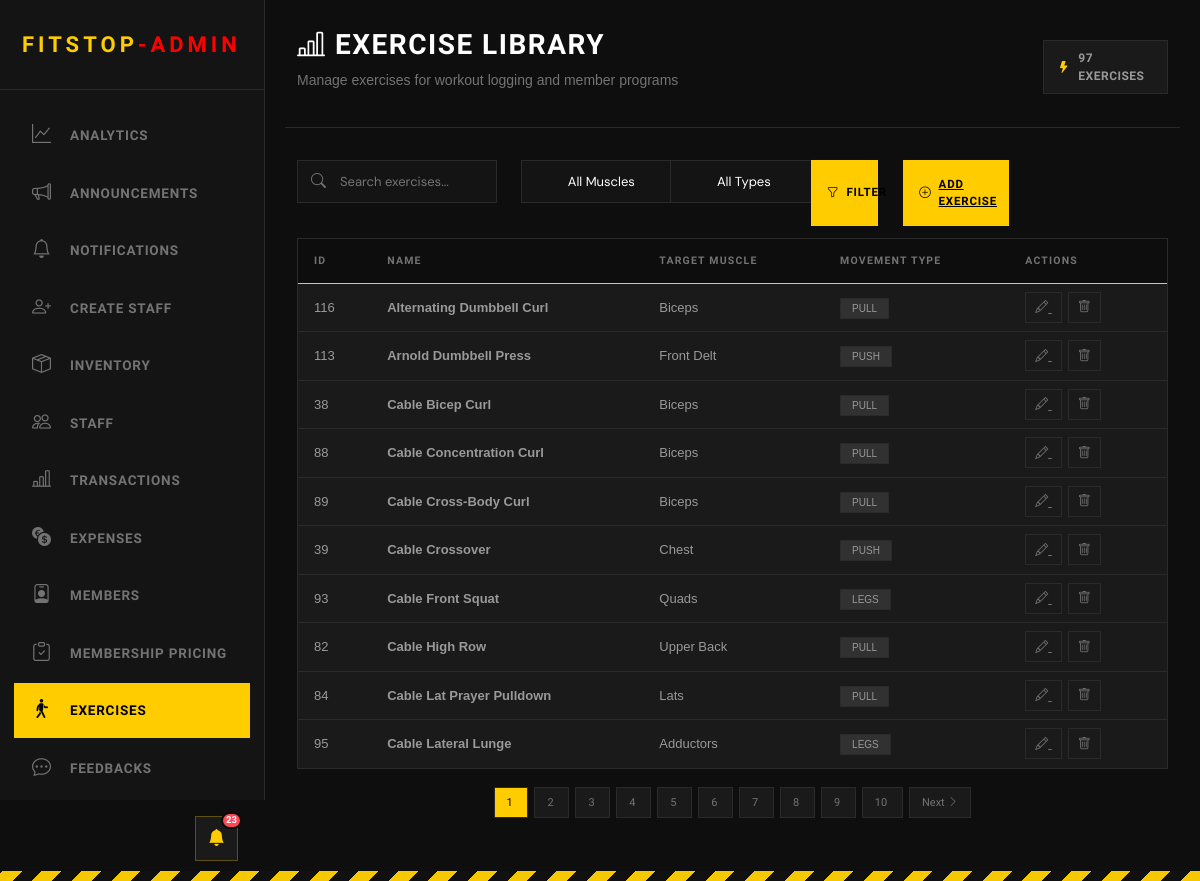
Page /admin/exercises.php (signed in) on the committed database.
### tables this page shows
CREATE TABLE exercises (
    exercise_id INTEGER PRIMARY KEY AUTOINCREMENT,
    name TEXT NOT NULL,
    target_muscle TEXT
, "movement_type" text NOT NULL);

### admin/exercises.php (the view, shortened to what this page needs)
<?php
include('../Login/connection.php');
$page = isset($_GET['page']) ? max(1, (int) $_GET['page']) : 1;
$records_per_page = 10;
$offset = ($page - 1) * $records_per_page;
$search = isset($_GET['search']) ? trim($_GET['search']) : '';
$target_muscle = isset($_GET['target_muscle']) ? trim($_GET['target_muscle']) : '';
$movement_type = isset($_GET['movement_type']) ? trim($_GET['movement_type']) : '';
$where = [];
$params = [];
$where_clause = count($where) > 0 ? 'WHERE ' . implode(' AND ', $where) : '';
$total_stmt = $pdo->prepare("SELECT COUNT(*) as total FROM exercises $where_clause");
$total_stmt->execute($params);
$total_records = (int) $total_stmt->fetch(PDO::FETCH_ASSOC)['total'];
$total_pages = max(1, (int) ceil($total_records / $records_per_page));
$query = "SELECT exercise_id, name, target_muscle, movement_type FROM exercises $where_clause ORDER BY name ASC LIMIT :limit OFFSET :offset";
$stmt = $pdo->prepare($query);
$stmt->bindValue(':limit', $records_per_page, PDO::PARAM_INT);
$stmt->bindValue(':offset', $offset, PDO::PARAM_INT);
$stmt->execute();
$exercises = $stmt->fetchAll(PDO::FETCH_ASSOC);
?>
<!DOCTYPE html>
<html>
<head>
    <link rel="stylesheet" href="https://cdnjs.cloudflare.com/ajax/libs/font-awesome/6.4.0/css/all.min.css">
    <link rel="stylesheet" href="https://cdn.jsdelivr.net/npm/bootstrap-icons@1.11.0/font/bootstrap-icons.css">
    <link href="https://cdn.jsdelivr.net/npm/bootstrap@5.3.8/dist/css/bootstrap.min.css" rel="stylesheet"
>
</head>
<body>
    <?php include('includes/header_admin.php'); ?>
    <div class="main-content">
        <div class="topbar row">
            <div class="topbar-left col-sm-12 col-xl-6">
                <h1><i class="bi bi-bar-chart-line"></i> Exercise Library</h1>
                <p>Manage exercises for workout logging and member programs</p>
            </div>
            <div class="topbar-right col-sm-12 col-xl-2 col-xl-offset-4">
                <div class="topbar-badge">
                    <i class="bi bi-lightning-fill"></i>
                    <span><?php echo $total_records; ?> Exercises</span>
                </div>
            </div>
        </div>
        <section>
            <div>
                <form method="GET" class="reveal-right">
                    <div class="row my-2">
                        <div class="col-sm-12 col-xl-3 my-1">
                            <div class="search-wrapper" style="min-width: 200px;">
                                <i class="bi bi-search search-icon"></i>
                                <input type="text" name="search" class="search-input" placeholder="Search exercises..."
                                    maxlength="30" value="<?php echo htmlspecialchars($search); ?>">
                            </div>
                        </div>
                        <div class="col-sm-12 col-xl-2 my-1">
                            <select name="target_muscle" class="search-input" style="min-width: 200px;">
                                <option value="">All Muscles</option>
                            </select>
                        </div>
                        <div class="col-sm-12 col-xl-2 my-1">
                            <select name="movement_type" class="search-input" style="min-width: 200px;">
                                <option value="">All Types</option>
                            </select>
                        </div>
                        <div class="col-sm-12 col-xl-1 col-xl-offset-1 d-flex justify-content-center p-1">
                            <button type="submit" class="search-btn col-sm-9 col-xl-12 p-3">
                                <i class="bi bi-funnel"></i> Filter
                            </button>
                        </div>
                        <div class="col-sm-12 col-xl-2 d-flex justify-content-center p-1">
                            <a href="add_exercise.php" class="add-btn col-9 p-3 ">
                                <i class="bi bi-plus-circle"></i> Add Exercise
                            </a>
                        </div>
                    </div>
                </form>
            </div>
            <div class="inventory-table">
                <table>
                    <thead>
                        <tr>
                            <th>ID</th>
                            <th>Name</th>
                            <th>Target Muscle</th>
                            <th>Movement Type</th>
                            <th>Actions</th>
                        </tr>
                    </thead>
                    <tbody>
                        <?php if (count($exercises) > 0): ?>
                            <?php foreach ($exercises as $row): ?>
                                <tr class="reveal">
                                    <td><?php echo (int) $row['exercise_id']; ?></td>
                                    <td><strong><?php echo htmlspecialchars($row['name']); ?></strong></td>
                                    <td><?php echo htmlspecialchars($row['target_muscle']); ?></td>
                                    <td>
                                        <span
                                            style="padding: 4px 11px; font-size: 10px; background: rgba(255,255,255,0.1); border: 1px solid var(--border); text-transform: uppercase;">
                                            <?php echo htmlspecialchars($row['movement_type']); ?>
                                        </span>
                                    </td>
                                    <td>
                                        <a class="btn-icon"
                                            href="edit_exercise.php?id=<?php echo (int) $row['exercise_id']; ?>">
                                            <i class="bi bi-pencil"></i>
                                        </a>
                                        <a class="btn-icon"
                                            href="process_delete_exercise.php?id=<?php echo (int) $row['exercise_id']; ?>"
                                            onclick="return confirm('Delete this exercise? This cannot be reversed.');">
                                            <i class="bi bi-trash"></i>
                                        </a>
                                    </td>
                                </tr>
                            <?php endforeach; ?>
                        <?php endif; ?>
                    </tbody>
                </table>
            </div>
            <?php if ($total_pages > 1): ?>
                <div style="margin-top: 20px; text-align: center;">
                    <?php for ($i = 1; $i <= $total_pages; $i++): ?>
                        <a href="?page=<?php echo $i; ?>&search=<?php echo urlencode($search); ?>&target_muscle=<?php echo urlencode($target_muscle); ?>&movement_type=<?php echo urlencode($movement_type); ?>"
                            style="padding: 8px 12px; margin: 0 3px; background: <?php echo ($i == $page) ? 'var(--hazard)' : 'var(--bg-card)'; ?>; color: <?php echo ($i == $page) ? '#000' : 'var(--text-muted)'; ?>; border: 1px solid var(--border); text-decoration: none; font-family: 'Chakra Petch', sans-serif; font-size: 11px;">
                            <?php echo $i; ?>
                        </a>
                    <?php endfor; ?>
                    <?php if ($page < $total_pages): ?>
                        <a href="?page=<?php echo $page + 1; ?>&search=<?php echo urlencode($search); ?>&target_muscle=<?php echo urlencode($target_muscle); ?>&movement_type=<?php echo urlencode($movement_type); ?>"
                            style="padding: 8px 12px; margin: 0 3px; background: var(--bg-card); color: var(--text-muted); border: 1px solid var(--border); text-decoration: none; font-family: 'Chakra Petch', sans-serif; font-size: 11px;">
                            Next <i class="bi bi-chevron-right"></i>
                        </a>
                    <?php endif; ?>
                </div>
            <?php endif; ?>
        </section>
    </div>
</body>
</html>

### staff/staff.css (style rules this page uses)
:root { --bg-void: #080808; --bg-surface: #111111; --bg-card: #161616; --bg-card-hover: #1c1c1c; --hazard: #FFCC00; --hazard-dim: rgba(255, 204, 0, 0.12); --hazard-glow: rgba(255, 204, 0, 0.35); --text-primary: #f0f0f0; --text-muted: #777; --text-sub: #999; --border: rgba(255, 255, 255, 0.07); --border-accent: rgba(255, 204, 0, 0.3); --success: #22d07a; --warning: #ff9f43; --danger: #ff4757; --sidebar-w: 265px; --radius: 2px; }
*, *::before, *::after { margin: 0; padding: 0; box-sizing: border-box; }
html { scroll-behavior: smooth; }
body { background: var(--bg-void); color: var(--text-primary); font-family: 'DM Sans', sans-serif; overflow-x: clip; min-height: 100vh; }
.main-content { margin-left: var(--sidebar-w); padding: 28px 32px; min-height: 100vh; }
.topbar { display: flex; align-items: center; justify-content: space-between; margin-bottom: 28px; padding-bottom: 20px; border-bottom: 1px solid var(--border); position: relative; z-index: 200; }
.topbar-left h1 { font-family: 'Chakra Petch', sans-serif; font-size: 28px; font-weight: 700; color: var(--text-primary); letter-spacing: 1.5px; text-transform: uppercase; }
.topbar-left p { color: var(--text-muted); font-size: 14px; margin-top: 4px; }
.topbar-right { display: flex; align-items: center; gap: 12px; position: relative; z-index: 200; }
.topbar-badge { display: flex; align-items: center; gap: 8px; background: var(--bg-card); border: 1px solid var(--border); padding: 8px 14px; font-size: 12px; font-weight: 600; color: var(--text-sub); letter-spacing: 0.5px; text-transform: uppercase; font-family: 'Chakra Petch', sans-serif; }
.topbar-badge i { color: var(--hazard); }
section { margin-bottom: 40px; }
.search-wrapper { position: relative; flex: 1; }
.search-icon { position: absolute; left: 14px; top: 50%; transform: translateY(-50%); color: var(--text-muted); font-size: 15px; }
.search-input { width: 100%; padding: 11px 14px 11px 42px; border: 1px solid var(--border); background: var(--bg-surface); color: var(--text-primary); font-size: 13px; font-family: 'DM Sans', sans-serif; transition: border-color 0.2s; }
.search-btn, .add-btn { background: var(--hazard); color: #000; font-weight: 700; border: none; padding: 11px 22px; font-family: 'Chakra Petch', sans-serif; font-size: 11.5px; text-transform: uppercase; letter-spacing: 0.8px; cursor: pointer; transition: all 0.2s; display: flex; align-items: center; gap: 7px; }
.inventory-table { background: var(--bg-card); border: 1px solid var(--border); overflow-x: auto; }
table { width: 100%; border-collapse: collapse; }
thead { background: rgba(0,0,0,0.5); border-bottom: 1px solid var(--hazard); }
thead th { padding: 14px 16px; text-align: left; color: var(--text-muted); font-size: 10.5px; font-weight: 700; text-transform: uppercase; letter-spacing: 1.2px; font-family: 'Chakra Petch', sans-serif; white-space: nowrap; }
tbody tr { border-bottom: 1px solid var(--border); transition: background 0.15s; }
tbody tr:last-child { border-bottom: none; }
tbody td { padding: 14px 16px; color: var(--text-sub); font-size: 13px; }
.btn-icon { background: transparent; border: 1px solid var(--border); color: var(--text-muted); padding: 7px 9px; cursor: pointer; font-size: 13px; transition: all 0.2s; margin-right: 6px; }

### styles.css (style rules this page uses)
:root { --bg-void: #0a0a0a; --bg-surface: #141414; --bg-card: #1a1a1a; --hazard-yellow: #ffcc00; --text-primary: #ffffff; --text-muted: #a0a0a0; --border-industrial: 1px solid #333; }
body { background-color: var(--bg-void); color: var(--text-primary); font-family: "Inter", sans-serif; overflow-x: hidden; }
h1, h2, h3, h4, h5, .brand-font { font-family: "Chakra Petch", sans-serif; text-transform: uppercase; letter-spacing: 1px; }
:root { --yellow: #f5c800; --yellow-dim: #c9a400; --dark: #0e0e0e; --dark2: #161616; --dark3: #1e1e1e; --border: #2a2a2a; --text: #d0d0d0; --text-muted: #737373; }
* { box-sizing: border-box; }
body { background-color: var(--dark); font-family: "Barlow", sans-serif; color: var(--text); min-height: 100vh; }
body::after { content: ""; display: block; height: 10px; background: repeating-linear-gradient( -45deg, var(--yellow) 0px, var(--yellow) 14px, #111 14px, #111 28px ); position: fixed; bottom: 0; left: 0; right: 0; z-index: 999; }

### admin/admin_custom_styles.css (style rules this page uses)
.reveal { animation: reveal-up 0.7s ease forwards; }
.reveal-right { animation: reveal-right 0.7s ease forwards; }
*, *::before, *::after { cursor: none !important; }

### rows in the picture
exercises: exercise_id "116", name "Alternating Dumbbell Curl", target_muscle "Biceps", movement_type "PULL"
exercises: exercise_id "113", name "Arnold Dumbbell Press", target_muscle "Front Delt", movement_type "PUSH"
exercises: exercise_id "38", name "Cable Bicep Curl", target_muscle "Biceps", movement_type "PULL"
exercises: exercise_id "88", name "Cable Concentration Curl", target_muscle "Biceps", movement_type "PULL"
exercises: exercise_id "89", name "Cable Cross-Body Curl", target_muscle "Biceps", movement_type "PULL"
exercises: exercise_id "39", name "Cable Crossover", target_muscle "Chest", movement_type "PUSH"
exercises: exercise_id "93", name "Cable Front Squat", target_muscle "Quads", movement_type "LEGS"
exercises: exercise_id "82", name "Cable High Row", target_muscle "Upper Back", movement_type "PULL"
exercises: exercise_id "84", name "Cable Lat Prayer Pulldown", target_muscle "Lats", movement_type "PULL"
exercises: exercise_id "95", name "Cable Lateral Lunge", target_muscle "Adductors", movement_type "LEGS"

### other values in the picture
$unread_count "23"
$total_records "97"
